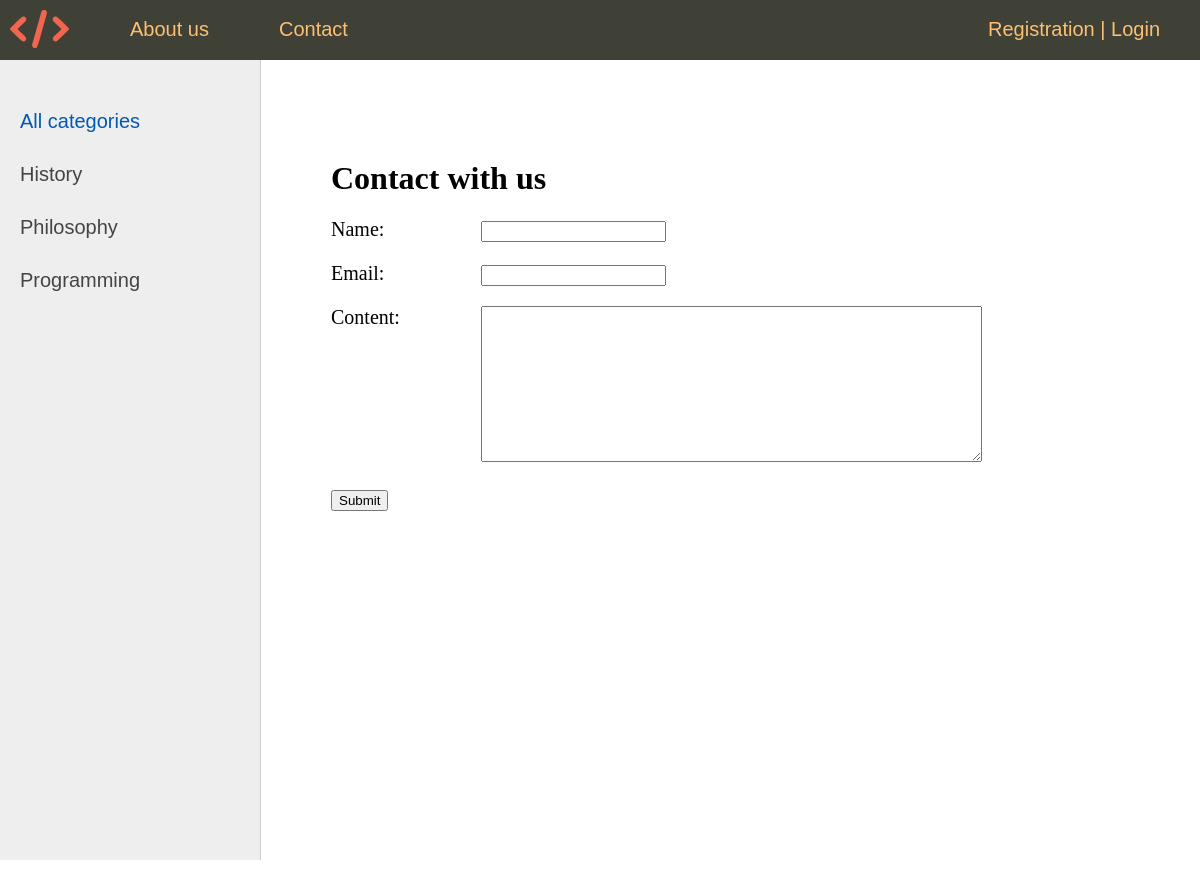
Page /contact/ on the committed database.
### women/models.py (models this page shows, shortened)
class Category(models.Model):
    name = models.CharField(max_length=100, db_index=True, verbose_name='category')
    slug = models.SlugField(max_length=255, unique=True, db_index=True, verbose_name="URL")
    def get_absolute_url(self):
        return reverse('category', kwargs={'cat_slug': self.slug})
    class Meta:
        verbose_name = "Category"
        verbose_name_plural = "Blog categories"
        ordering = ['id']

### women/views.py (the view)
# urls.py: path('contact/', ContactFormView.as_view(), name='contact'),
class ContactFormView(DataMixin, CreateView):
    form_class = ContactForm
    template_name = 'women/contact.html'
    success_url = reverse_lazy('home')
    def get_context_data(self, *, object_list=None, **kwargs):
        context = super().get_context_data(**kwargs)
        c_def = self.get_user_context(title='Contact with us')
        context = dict(list(context.items()) + list(c_def.items()))
        return context

### women/forms.py
class ContactForm(forms.ModelForm):
    class Meta:
        model = ContactAdmin
        fields = ['name', 'email', 'content']
        widgets = {
            'content': forms.Textarea(attrs={'cols': 60, 'rows': 10}),
        }

### women/utils.py (called while the page is built)
    def get_user_context(self, **kwargs):
        context = kwargs
        cats = cache.get('cats')
        if not cats:
            cats = Category.objects.annotate(Count('postmodel'))
            cache.set('cats', cats, 60)
        user_menu = menu.copy()
        if self.request.user.is_superuser == False:
            user_menu.pop(3)
        if self.request.user.is_authenticated == False:
            user_menu.pop(1)
        context['menu'] = user_menu
        context['cats'] = cats
        if 'cat_selected' not in context:
            context['cat_selected'] = 0
        return context

### women/templates/women/contact.html (shortened to what this page needs)
{% extends 'women/base.html' %}
{% block content %}
<h1>{{title}}</h1>
<form method="post">
	{% for f in form %}
		<p>
			<label class="form-label" for="{{ f.id_for_label }}">{{f.label}}: </label>{{ f }}
		</p>
	{% endfor %}
	<button type="submit">Submit</button>
</form>
{% endblock %}

### women/templates/women/base.html (shortened to what this page needs)
{% load static %}
{% load women_tags %}
<!DOCTYPE html>
<html>
<head>
	<link type="text/css" href="{% static 'women/css/styles.css' %}" rel="stylesheet" />
</head>
<body>
<table class="table-page" border=0 cellpadding="0" cellspacing="0">
<tr><td valign=top>
{% block mainmenu %}
	<div class="header">
		<ul id="mainmenu" class="mainmenu">
			<li class="logo"><a href="{% url 'home' %}"><div class="logo"></div></a></li>
			{% for m in menu %}
				<li><a href="{% url m.url_name %}">{{m.title}}</a></li>
			{% endfor %}
			{% if request.user.is_authenticated %}
				<li class="last"> {{user.username}} | <a href="{% url 'logout' %}">Quit</a></li>
			{% else %}
				<li class="last"><a href="{% url 'register' %}">Registration</a> | <a href="{% url 'login' %}">Login</a></li>
			{% endif %}
		</ul>
	</div>
{% endblock mainmenu %}
<table class="table-content" border=0 cellpadding="0" cellspacing="0">
<tr>
<td valign="top" class="left-chapters">
	<ul id="leftchapters">
		{% if cat_selected == 0 %}
			<li class="selected">All categories</li>
		{% else %}
			<li><a href="{% url 'home' %}">All categories</a></li>
		{% endif %}
		{% for c in cats %}
			{% if c.postmodel__count > 0 %}
				{% if c.pk == cat_selected %}
					<li class="selected">{{c.name}}</li>
				{% else %}
					<li><a href="{{ c.get_absolute_url }}">{{c.name}}</a></li>
				{% endif %}
			{% endif %}
		{% endfor %}
	</ul>
</td>
<td valign="top" class="content">
<div class="content-text">
{% block content %}
{% endblock %}
</div>
</body>
</html>

### women/static/women/css/styles.css (style rules this page uses)
html, body { font-family: 'Arial'; margin: 0; padding: 0; height: 100%; width: 100%; color: #444; }
a { color: #0059b2; text-decoration: none; }
.table-page { width: 100%; height: 100%; vertical-align: top; }
.table-page tr { height: 100%; }
.header { background: #3F4137; height: 60px; }
.logo { background: url('../images/logo_simple.png') no-repeat 10px 10px; width: 100px; height: 100px; }
ul.mainmenu { list-style: none; margin: 0; padding: 0; height: 60px; color: #fdc073; font-size: 20px; overflow: hidden; }
ul.mainmenu li { float: left; margin: 18px 40px 0 30px; }
ul.mainmenu li.logo { margin: 0; }
ul.mainmenu li.last { float: right; }
ul.mainmenu li a { color: #fdc073; text-decoration: none; }
.table-content { width: 100%; min-height: 100%; height: 100%; }
.left-chapters { margin: 0; background: #eee; border-right: 1px solid #ccc; min-height: 100%; }
.left-chapters ul { width: 230px; min-height: 100%; margin: 0; padding: 20px 10px 10px 20px; list-style: none; font-size: 20px; }
.left-chapters ul li { margin: 30px 0 0 0; color: #999; }
.left-chapters ul li.selected { color: #0059b2; }
.left-chapters ul li a { color: #444; text-decoration: none; }
.content { padding: 40px 20px 20px 40px; width: 100%; box-sizing: border-box; }
.content-text { margin: 60px 0 0 30px; color: #000; font-size: 20px; font-family: Yandex Sans Display Light; }
.content-text h1 { font-size: 32px; }
.form-label { display: inline-block; min-width: 150px; vertical-align: top; }

### rows in the picture
Category: name "History"
Category: name "Philosophy"
Category: name "Programming"

### other values in the picture
{{ m.title }} "About us" "Contact"
{{ title }} "Contact with us"
{{ f.label }} "Name" "Email" "Content"
